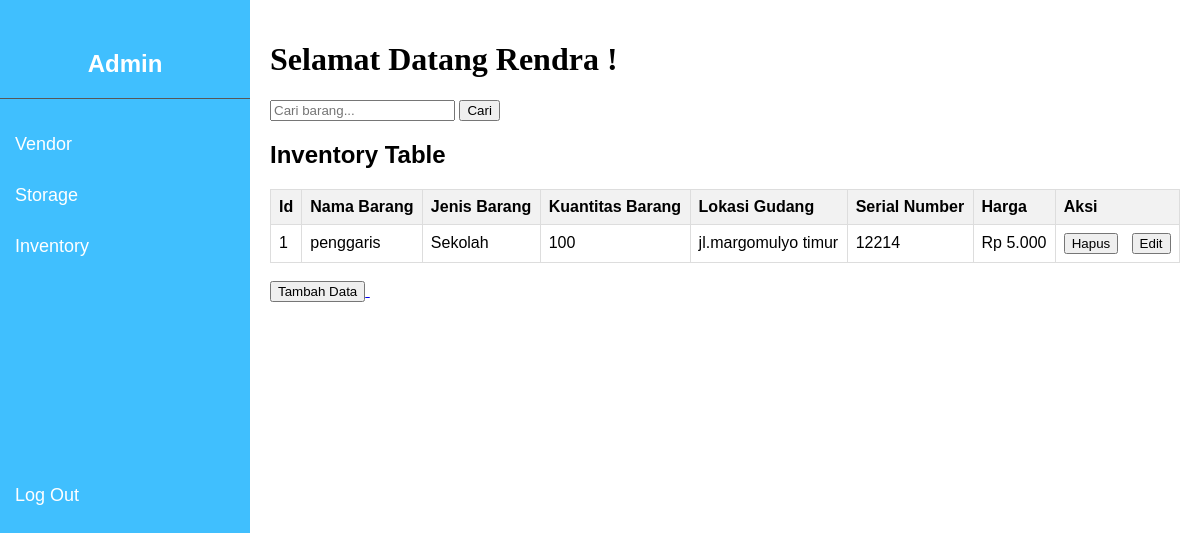
/inventory.php (signed in), run on the app's committed database.
### tables this page shows
CREATE TABLE `inventory` (
  `id` int(20) NOT NULL,
  `nama_barang` int(35) NOT NULL,
  `jenis_barang` varchar(35) NOT NULL,
  `kuantitas_stok` int(35) NOT NULL,
  `lokasi_gudang` int(35) NOT NULL,
  `serial_number` varchar(35) NOT NULL,
  `harga` varchar(35) NOT NULL
);

CREATE TABLE `vendor` (
  `id` int(20) NOT NULL,
  `nama` varchar(35) NOT NULL,
  `kontak` varchar(35) NOT NULL,
  `nama_barang` varchar(35) NOT NULL,
  `nomor_invoice` int(20) NOT NULL
);

CREATE TABLE `storage` (
  `id` int(20) NOT NULL,
  `nama_gudang` varchar(35) NOT NULL,
  `lokasi` varchar(35) NOT NULL
);

### inventory.php (the view, shortened to what this page needs)
<!DOCTYPE html>
<html lang="en">
<head>
</head>
<body>
    <?php include "sidebar.php"; ?>
    <div class="content">
        <?php include "header.php"; ?>
        <div class="search-container">
                <form method="GET" action="">
                    <input type="text" name="search" placeholder="Cari barang..." value="<?php echo isset($_GET['search']) ? htmlspecialchars($_GET['search']) : ''; ?>">
                    <button type="submit">Cari</button>
                </form>
            </div>
            <?php
include "koneksi.php";
$search = isset($_GET['search']) ? mysqli_real_escape_string($kon, $_GET['search']) : '';
$sql = "SELECT inventory.id AS inventory_id, inventory.nama_barang, inventory.jenis_barang, inventory.kuantitas_stok, inventory.lokasi_gudang, inventory.serial_number, inventory.harga,
storage.id AS storage_id, storage.nama_gudang, storage.lokasi,
vendor.id AS vendor_id, vendor.nama, vendor.kontak, vendor.nama_barang AS vendor_brg, vendor.nomor_invoice
FROM inventory
INNER JOIN storage ON inventory.lokasi_gudang = storage.id
INNER JOIN vendor ON inventory.nama_barang = vendor.id
WHERE vendor.nama_barang LIKE '%$search%'
ORDER BY inventory.id";
$hsl = mysqli_query($kon, $sql);
if($hsl->num_rows > 0) {
    mysqli_data_seek($hsl, 0);
}
?>
     <div id="vendor" class="table-selection">
            <h2>Inventory Table</h2>
            <table>
    <tr>
        <th>Id</th>
        <th>Nama Barang</th>
        <th>Jenis Barang</th>
        <th>Kuantitas Barang</th>
        <th>Lokasi Gudang</th>
        <th>Serial Number</th>
        <th>Harga</th>
        <th>Aksi</th>
    </tr>
    <?php
    if($hsl -> num_rows > 0){
        while($data = mysqli_fetch_assoc($hsl)){
            echo "<tr>";
            echo "<td>{$data['inventory_id']}</td>";
            echo "<td>{$data['vendor_brg']}</td>";
            echo "<td>{$data['jenis_barang']}</td>";
            echo "<td>{$data['kuantitas_stok']}</td>";
            echo "<td>{$data['lokasi']}</td>";
            echo "<td>{$data['serial_number']}</td>";
            echo "<td>{$data['harga']}</td>";
            echo "<td><a href='CRUD/hapus_inven.php?id={$data['inventory_id']}' onclick='return confirm(\"Apakah Anda yakin ingin menghapus data ini?\")'><button>Hapus</button></a> &nbsp
                  <a href='CRUD/edit_inven.php?id={$data['inventory_id']}'><button>Edit</button></a></td>";
            echo "</tr>";
        }
    }
    ?>
</table>
<br>
            <a href = "CRUD/tmbh_inven.php">
                <button>Tambah Data</button>
            </a>
     </div>
   </div>
</body>
</html>

### admin.css (style rules this page uses)
body { font-family: Arial, sans-serif; display: flex; margin: 0; padding: 0; height: 100vh; }
.content { margin-left: 250px; padding: 20px; width: 100%; }
table { width: 100%; border-collapse: collapse; margin-top: 20px; }
table, th, td { border: 1px solid #ddd; }
th, td { padding: 8px; text-align: left; }
th { background-color: #f2f2f2; }

### data on the page
inventory: id "1", nama_barang.nama_barang "penggaris", jenis_barang "Sekolah", kuantitas_stok "100", lokasi_gudang.lokasi "jl.margomulyo timur", serial_number "12214", harga "Rp 5.000"

### other printed values
$_SESSION['username'] "Rendra"
